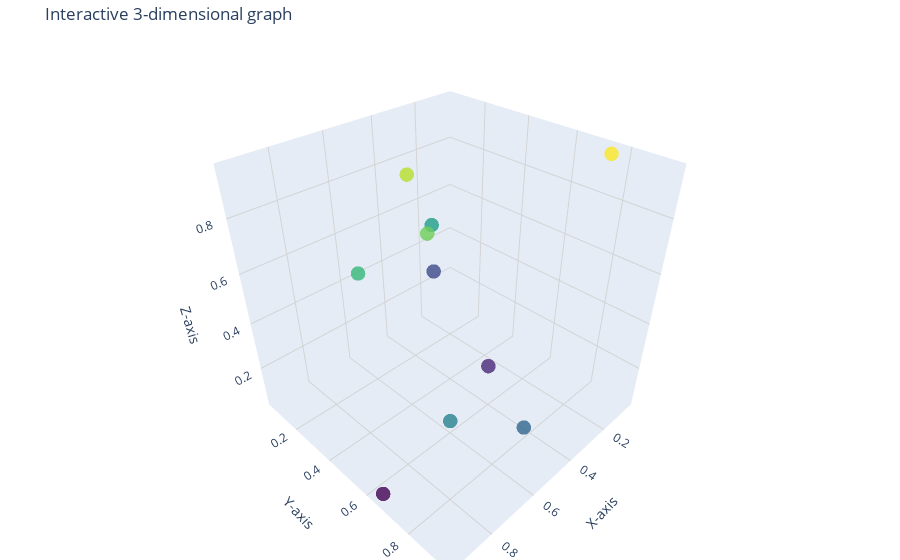

Notebook code cell kept with this figure:
### Markdown cell above
An interactive version of the above graph can be plotted using `plotly`:

### Code cell
points = generate_indices(3, 10)
x = points[:, 0]
y = points[:, 1]
z = points[:, 2]

fig = go.Figure()

fig.add_trace(go.Scatter3d(
    x=x, y=y, z=z,
    mode='markers',
    marker=dict(
        size=5,
        color=z,  # The color is a function of height
        colorscale='viridis',
        opacity=0.8
    )
))

# Formatting of axes and background
fig.update_layout(
    title="Interactive 3-dimensional graph",
    scene=dict(
        xaxis=dict(title="X-axis", showgrid=True, gridcolor="lightgray"),
        yaxis=dict(title="Y-axis", showgrid=True, gridcolor="lightgray"),
        zaxis=dict(title="Z-axis", showgrid=True, gridcolor="lightgray"),
    ),
    margin=dict(l=0, r=0, b=0, t=40),
)

fig.show()

### Figure 1 — Plotly figure (JSON) as saved in the notebook; plotly's stock layout.template omitted (floating-point values rounded to 4 significant figures)
{"data": [{"marker": {"color": [0.95, 0.25, 0.55, 0.15, 0.85, 0.75, 0.35, 0.65, 0.45, 0.05], "colorscale": [[0, "#440154"], [0.1111, "#482878"], [0.2222, "#3e4989"], [0.3333, "#31688e"], [0.4444, "#26828e"], [0.5556, "#1f9e89"], [0.6667, "#35b779"], [0.7778, "#6ece58"], [0.8889, "#b5de2b"], [1, "#fde725"]], "opacity": 0.8, "size": 5}, "mode": "markers", "type": "scatter3d", "x": [0.05, 0.15, 0.25, 0.35, 0.45, 0.55, 0.65, 0.75, 0.85, 0.95], "y": [0.75, 0.05, 0.15, 0.55, 0.25, 0.45, 0.95, 0.35, 0.85, 0.65], "z": [0.95, 0.25, 0.55, 0.15, 0.85, 0.75, 0.35, 0.65, 0.45, 0.05]}], "layout": {"margin": {"b": 0, "l": 0, "r": 0, "t": 40}, "scene": {"xaxis": {"gridcolor": "lightgray", "showgrid": true, "title": {"text": "X-axis"}}, "yaxis": {"gridcolor": "lightgray", "showgrid": true, "title": {"text": "Y-axis"}}, "zaxis": {"gridcolor": "lightgray", "showgrid": true, "title": {"text": "Z-axis"}}}, "title": {"text": "Interactive 3-dimensional graph"}}}
